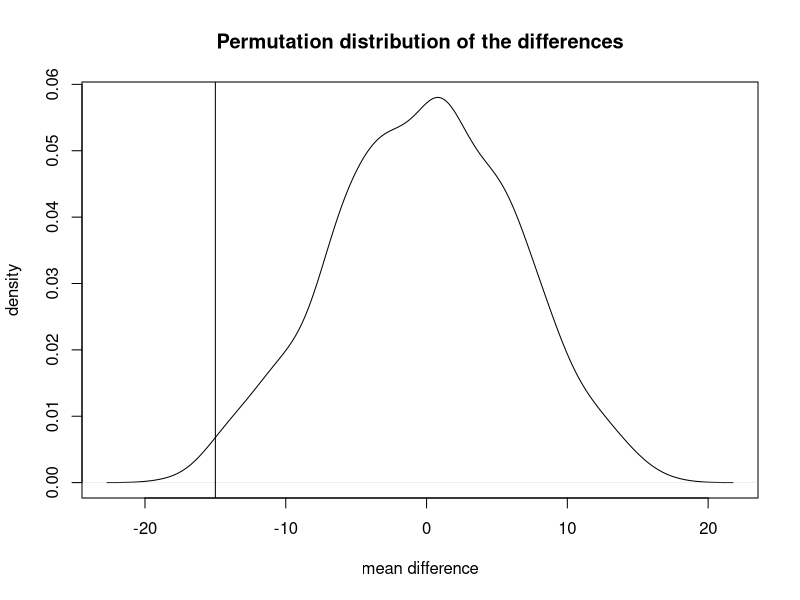

Write R code to recreate this figure.
## ---- chunk 1
knitr::opts_chunk$set(echo = TRUE)
## ---- chunk 2
pbinom(2,5,0.5)
## ---- chunk 3
pbinom(4,10,0.5)
## ---- chunk 4
pbinom(40,100,0.5)
## ---- chunk 5
pbinom(400,1000,0.5)
## ---- chunk 6
treatment <- c(10, 12, 8, 16, 22, 4, 7, 2, 9)
control <- c(1, 30, 45, 20, 12, 20, 32, 40)
# permutation function
permu <- function(treatment,control,n){
  # combine data into one vector
  dat <- c(treatment,control)
  # length of treatment and control
  t_l <- length(treatment)
  c_l <- length(control)
  # assign names
  names(dat) <- rep(c("T","C"),c(t_l,c_l))
  # permute through the data
  Ainds <- combn(sum(t_l,c_l),t_l) 
  # What is the total number of permutations possible?
  l <- ncol(Ainds)
  # choose 1000 of the permutations
  Ainds_1000 <- Ainds[,sample(l,n)]
  # mean differences, test statistic
  allpd <- apply(Ainds_1000,2,function(x) mean(dat[-x])-mean(dat[x]))
  plot(density(allpd),xlab="mean difference",ylab="density",main="Permutation distribution of the differences")
  # a vertical line representing the observed test statistic
  d_obs <- mean(treatment)-mean(control)
  abline(v=d_obs)
  p_value <- length(allpd[allpd>d_obs])/n
  return(p_value)
}
permu(treatment,control,1000)
## ---- chunk 7
p_treatment <- 34/80
p_control <- 25/134
p <- (25+34)/(80+134)
z <- (p_treatment-p_control)/sqrt(p*(1-p)*(1/80+1/134))
z
# pvalue
1-pnorm(z)
## ---- chunk 8
library(coin)
g1 <- c(15,20,21,26,28)
g2 <- c(23,26,34,39)
dat <- c(g1, g2)
label <- factor(rep(c("first", "second"), c(5,4)))
oneway_test(dat ~ label, alternative="two.sided", distribution="exact")
oneway_test(dat ~ label, alternative="less", distribution="exact")
